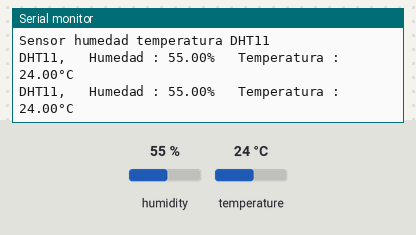
Simulated run of this sketch. Board: Arduino Uno, built with avr-gcc and run on an emulated ATmega328P. Shown: the last lines printed to the serial monitor. Inputs (shaded band) come from the test bench; at power-on: humidity 55 %, temperature 24 °C.

Above: at 4.8 s.
4.9 s: humidity set to 22 %
At 7.5 s:
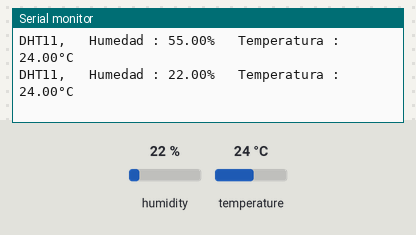
7.9 s: temperature set to 12 °C
At 8.7 s:
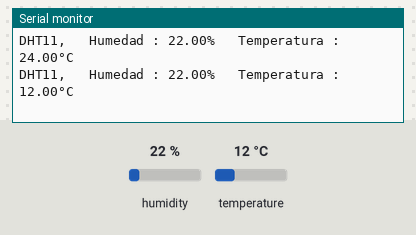
10.9 s: humidity set to 40 %
At 13.5 s:
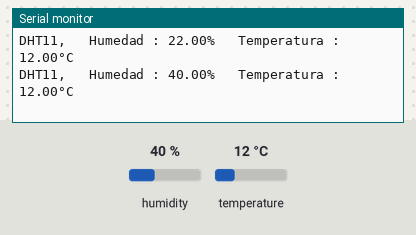
Timing chart, 0 to 15.0 s (numbered marks = the images above; inputs shaded):
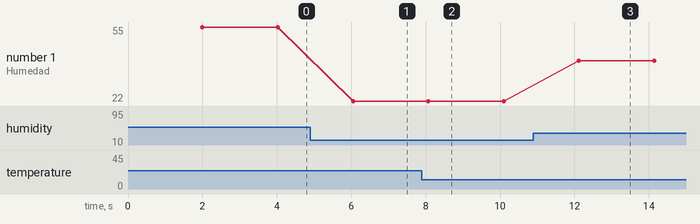

Measured:
- after the input at 4.9 s, the serial monitor: prints a new line after 1.1 s (image 1)
- after the input at 7.9 s, the serial monitor: prints a new line after 0.17 s (image 2)
- after the input at 10.9 s, the serial monitor: prints a new line after 1.2 s (image 3)
- plotted number 1: 55 → 22 after the input at 4.9 s, 22 → 40 after the input at 10.9 s

The sketch:

Temperatura_y_humedad_DHT11.ino
```cpp
#include <DHT.h>

#define pin 4
#define DHTTYPE DHT11
DHT dht(pin,DHTTYPE);

void setup() {
  Serial.begin(9600);
  Serial.println("Sensor humedad temperatura DHT11");
  dht.begin();
}
void loop() {
  delay(2000);
  Serial.print("DHT11, \t");
  float humedad = dht.readHumidity();
  float temperatura = dht.readTemperature();

  if(isnan(humedad) || isnan(temperatura))
    Serial.println("Error al leer de Sensor DHT");

 Serial.print("Humedad : ");
 Serial.print(humedad);
 Serial.print("%\t Temperatura : ");
 Serial.print(temperatura);
 Serial.println("°C");

}
```
